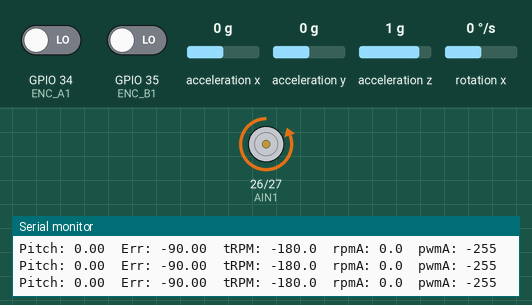
The sketch below on a simulated ESP32. Parts: motor-driver pin pairs drawn as motors (green arrow = first pin HIGH = forward, orange = second pin HIGH = backward, longer = more drive, scaled by the enable pin), the last lines printed to the serial monitor. Wiring (inferred from the names in the program): MPU-6050 motion sensor at I2C address 0x68. Inputs (shaded band) come from the test bench; at power-on: acceleration y 0 g, acceleration z 1 g, rotation x 0 °/s, GPIO 34 (ENC_A1) LOW, GPIO 35 (ENC_B1) LOW, acceleration x 0 g.

Above: at 2.7 s.
2.8 s: acceleration y set to 0.8 g
At 3.9 s:
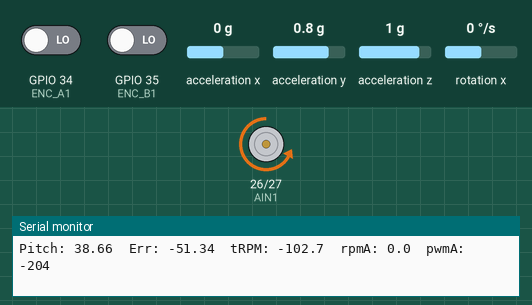
5.0 s: acceleration z set to -0.8 g
At 7.2 s:
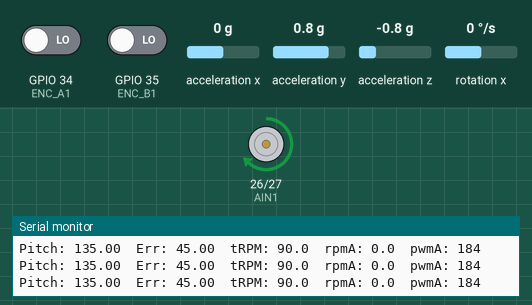
8.0 s: rotation x set to -100 °/s
11.0 s: acceleration z set to 0.2 g
At 13.99 s:
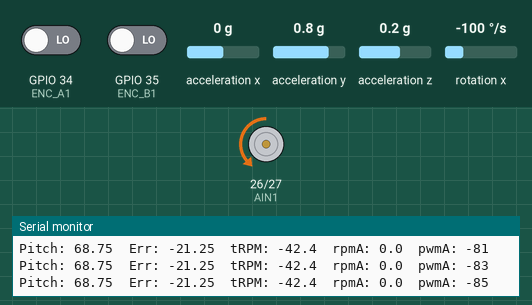
14.0 s: GPIO 34 (ENC_A1) driven HIGH
Timing chart, 0 to 17.0 s (numbered marks = the images above; inputs shaded):
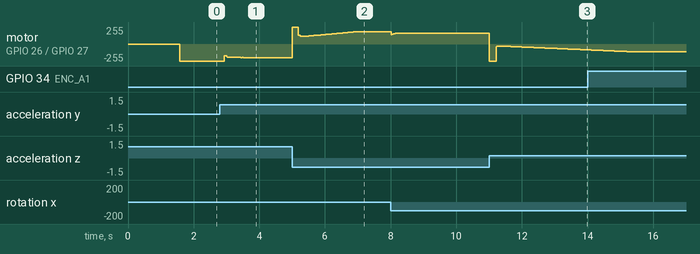

The sketch:

PID_encoders_control_Test.ino
```cpp
#include <Wire.h>

// ─── MPU-6050 ────────────────────────────────────────────
#define MPU_ADDR 0x68
#define ALPHA    0.98f

// ─── Motor A pins ────────────────────────────────────────
#define AIN1 26
#define AIN2 27
#define PWMA 25

// ─── Encoder pins (Motor A) ──────────────────────────────
#define ENC_A1 34
#define ENC_B1 35

// ─── PWM config ──────────────────────────────────────────
#define PWM_FREQ       1000
#define PWM_RESOLUTION 8

// ─── Encoder state ───────────────────────────────────────
volatile long encCountA = 0;
#define COUNTS_PER_REV 1980.0f
#define MAX_RPM        275.0f

// ─── IMU state ───────────────────────────────────────────
float gyroXOffset = 0;
float pitch       = 0.0f;
unsigned long lastTime = 0;

// ─── Outer PID (angle → target RPM) ─────────────────────
float setpoint     = 90.0f;
float Kp_angle     = 2.0f;
float Ki_angle     = 0.0f;
float Kd_angle     = 0.5f;
float angleError, angleLastError = 0, angleIntegral = 0;
float targetRPM    = 0;

// ─── Inner PID (velocity → PWM) ──────────────────────────
float Kp_vel       = 1.5f;
float Ki_vel       = 0.5f;
float Kd_vel       = 0.05f;
float velError, velLastError = 0, velIntegral = 0;

// ─── RPM tracking ────────────────────────────────────────
float rpmA = 0;
unsigned long lastRPMTime = 0;
long lastEncA = 0;

// ─────────────────────────────────────────────────────────
// Encoder ISR
// ─────────────────────────────────────────────────────────
void IRAM_ATTR isrA() {
  if (digitalRead(ENC_A1) == digitalRead(ENC_B1)) encCountA++;
  else encCountA--;
}

// ─────────────────────────────────────────────────────────
// MPU helpers
// ─────────────────────────────────────────────────────────
void mpuWrite(uint8_t reg, uint8_t val) {
  Wire.beginTransmission(MPU_ADDR);
  Wire.write(reg);
  Wire.write(val);
  Wire.endTransmission();
}

int16_t readWord(uint8_t reg) {
  Wire.beginTransmission(MPU_ADDR);
  Wire.write(reg);
  Wire.endTransmission(false);
  Wire.requestFrom(MPU_ADDR, 2, true);
  return (Wire.read() << 8) | Wire.read();
}

void calibrateGyro() {
  Serial.println("Calibrating gyro — hold still...");
  long sumX = 0;
  for (int i = 0; i < 1000; i++) {
    sumX += readWord(0x43);
    delay(1);
  }
  gyroXOffset = sumX / 1000.0f;
  Serial.print("Gyro offset: ");
  Serial.println(gyroXOffset);
}

// ─────────────────────────────────────────────────────────
// Motor output
// ─────────────────────────────────────────────────────────
void setMotorA(int pwm) {
  pwm = constrain(pwm, -255, 255);
  if (pwm > 0) {
    digitalWrite(AIN1, HIGH); digitalWrite(AIN2, LOW);
    ledcWrite(PWMA, pwm);
  } else if (pwm < 0) {
    digitalWrite(AIN1, LOW); digitalWrite(AIN2, HIGH);
    ledcWrite(PWMA, -pwm);
  } else {
    digitalWrite(AIN1, LOW); digitalWrite(AIN2, LOW);
    ledcWrite(PWMA, 0);
  }
}

// ─────────────────────────────────────────────────────────
// Setup
// ─────────────────────────────────────────────────────────
void setup() {
  Serial.begin(115200);
  Wire.begin(21, 22);

  mpuWrite(0x6B, 0x00);
  mpuWrite(0x1C, 0x00);
  mpuWrite(0x1B, 0x00);
  delay(100);

  calibrateGyro();

  float ay = readWord(0x3D) / 16384.0f;
  float az = readWord(0x3F) / 16384.0f;
  pitch = atan2(ay, az) * 180.0f / PI;

  pinMode(AIN1, OUTPUT); pinMode(AIN2, OUTPUT);
  ledcAttach(PWMA, PWM_FREQ, PWM_RESOLUTION);

  pinMode(ENC_A1, INPUT);
  pinMode(ENC_B1, INPUT);
  attachInterrupt(digitalPinToInterrupt(ENC_A1), isrA, CHANGE);

  lastTime    = micros();
  lastRPMTime = micros();

  Serial.println("Ready.");
}

// ─────────────────────────────────────────────────────────
// Loop
// ─────────────────────────────────────────────────────────
void loop() {
  unsigned long now = micros();
  float dt = (now - lastTime) / 1000000.0f;
  lastTime = now;
  if (dt <= 0 || dt > 0.1f) dt = 0.01f;

  // ── 1. Read IMU ────────────────────────────────────────
  float ay = readWord(0x3D) / 16384.0f;
  float az = readWord(0x3F) / 16384.0f;
  float gx = (readWord(0x43) - gyroXOffset) / 131.0f;

  float accelAngle = atan2(ay, az) * 180.0f / PI;
  pitch = ALPHA * (pitch + gx * dt) + (1.0f - ALPHA) * accelAngle;

  // ── 2. Compute RPM (every 20ms) ────────────────────────
  unsigned long rpmNow = micros();
  float rpmDt = (rpmNow - lastRPMTime) / 1000000.0f;
  if (rpmDt >= 0.02f) {
    long deltaA = encCountA - lastEncA;
    lastEncA = encCountA;
    lastRPMTime = rpmNow;
    rpmA = (deltaA / COUNTS_PER_REV) / rpmDt * 60.0f;
  }

  // ── 3. Outer PID — angle → target RPM ─────────────────
  angleError     = pitch - setpoint;
  angleIntegral += angleError * dt;
  angleIntegral  = constrain(angleIntegral, -50, 50);
  float angleDeriv = (angleError - angleLastError) / dt;
  angleLastError = angleError;

  targetRPM = Kp_angle * angleError
            + Ki_angle * angleIntegral
            + Kd_angle * angleDeriv;
  targetRPM = constrain(targetRPM, -MAX_RPM, MAX_RPM);

  // ── 4. Inner PID — velocity → PWM ─────────────────────
  velError     = targetRPM - rpmA;
  velIntegral += velError * dt;
  velIntegral  = constrain(velIntegral, -100, 100);
  float velDeriv = (velError - velLastError) / dt;
  velLastError = velError;

  int pwmA = (int)(Kp_vel * velError
                 + Ki_vel * velIntegral
                 + Kd_vel * velDeriv);
  pwmA = constrain(pwmA, -255, 255);

  setMotorA(pwmA);

  // ── 5. Serial print every 100ms ───────────────────────
  static unsigned long lastPrint = 0;
  if (micros() - lastPrint >= 100000) {
    lastPrint = micros();
    Serial.print("Pitch: ");   Serial.print(pitch, 2);
    Serial.print("  Err: ");   Serial.print(angleError, 2);
    Serial.print("  tRPM: ");  Serial.print(targetRPM, 1);
    Serial.print("  rpmA: ");  Serial.print(rpmA, 1);
    Serial.print("  pwmA: ");  Serial.println(pwmA);
  }
}
```
